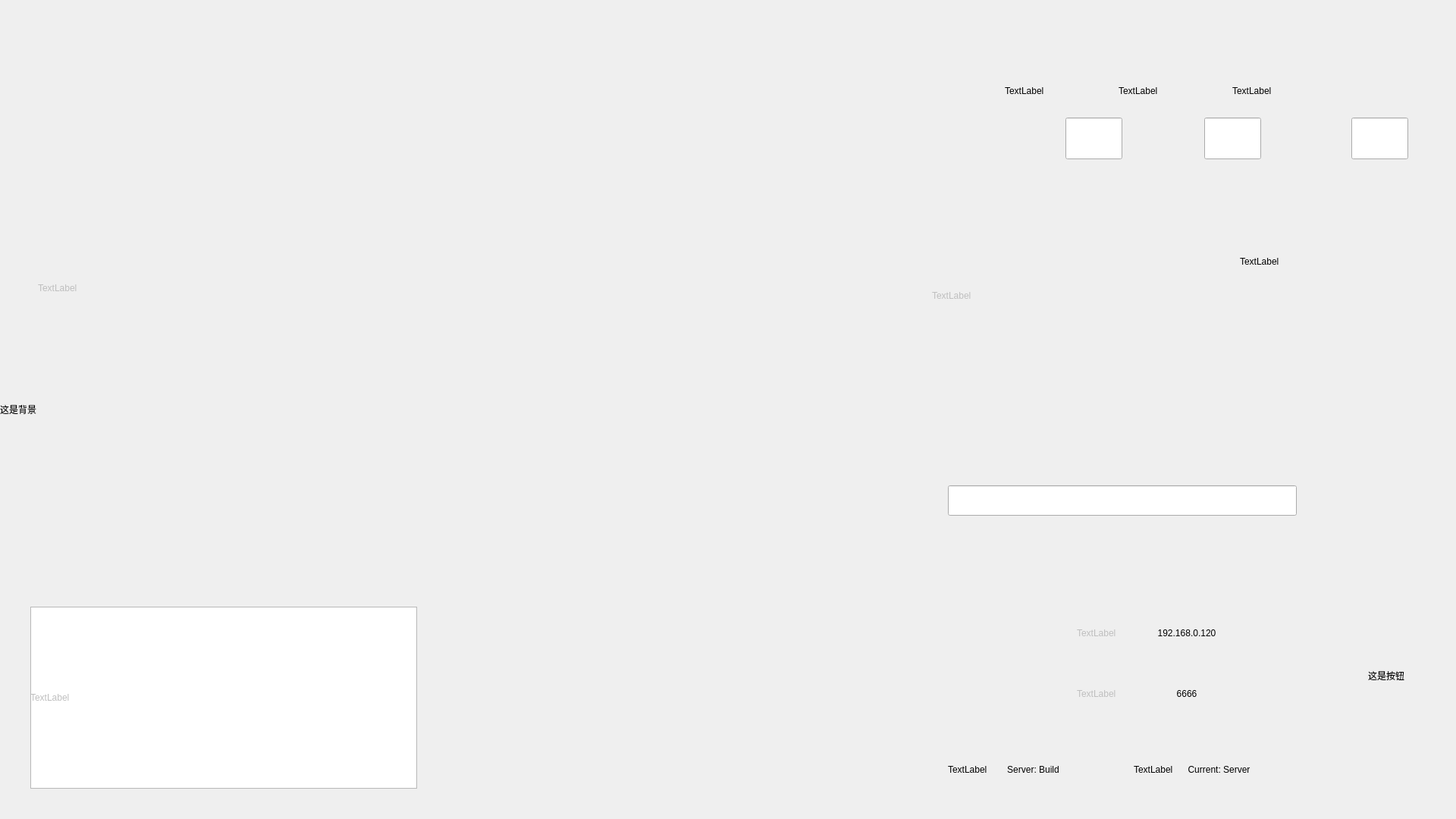
<?xml version="1.0" encoding="UTF-8"?>
<ui version="4.0">
 <class>_AR_UI_Class</class>
 <widget class="QMainWindow" name="_AR_UI_Class">
  <property name="geometry">
   <rect>
    <x>0</x>
    <y>0</y>
    <width>1920</width>
    <height>1080</height>
   </rect>
  </property>
  <property name="minimumSize">
   <size>
    <width>1920</width>
    <height>1080</height>
   </size>
  </property>
  <property name="maximumSize">
   <size>
    <width>1920</width>
    <height>1080</height>
   </size>
  </property>
  <property name="windowTitle">
   <string>监视标准设备套件</string>
  </property>
  <widget class="QWidget" name="centralWidget">
   <widget class="QLabel" name="_AR_UI_BG">
    <property name="geometry">
     <rect>
      <x>0</x>
      <y>0</y>
      <width>1920</width>
      <height>1080</height>
     </rect>
    </property>
    <property name="minimumSize">
     <size>
      <width>1920</width>
      <height>1080</height>
     </size>
    </property>
    <property name="maximumSize">
     <size>
      <width>1920</width>
      <height>1080</height>
     </size>
    </property>
    <property name="text">
     <string>这是背景</string>
    </property>
   </widget>
   <widget class="QPushButton" name="_AR_UI_EXIT">
    <property name="geometry">
     <rect>
      <x>1753</x>
      <y>716</y>
      <width>150</width>
      <height>350</height>
     </rect>
    </property>
    <property name="text">
     <string>这是按钮</string>
    </property>
    <property name="flat">
     <bool>true</bool>
    </property>
   </widget>
   <widget class="QPushButton" name="_AR_UI_CON">
    <property name="geometry">
     <rect>
      <x>1255</x>
      <y>985</y>
      <width>215</width>
      <height>60</height>
     </rect>
    </property>
    <property name="text">
     <string>Server: Build</string>
    </property>
    <property name="flat">
     <bool>true</bool>
    </property>
   </widget>
   <widget class="QPushButton" name="_AR_UI_SERC">
    <property name="geometry">
     <rect>
      <x>1500</x>
      <y>985</y>
      <width>215</width>
      <height>60</height>
     </rect>
    </property>
    <property name="text">
     <string>Current: Server</string>
    </property>
    <property name="flat">
     <bool>true</bool>
    </property>
   </widget>
   <widget class="QPlainTextEdit" name="_AR_UI_INFOVIEW">
    <property name="geometry">
     <rect>
      <x>40</x>
      <y>800</y>
      <width>510</width>
      <height>240</height>
     </rect>
    </property>
    <property name="plainText">
     <string/>
    </property>
   </widget>
   <widget class="QLabel" name="_UI_LABEL_LOC_OF_INFO">
    <property name="enabled">
     <bool>false</bool>
    </property>
    <property name="geometry">
     <rect>
      <x>40</x>
      <y>800</y>
      <width>511</width>
      <height>240</height>
     </rect>
    </property>
    <property name="text">
     <string>TextLabel</string>
    </property>
   </widget>
   <widget class="QPushButton" name="_AR_UI_IP_SELECT_">
    <property name="geometry">
     <rect>
      <x>1420</x>
      <y>805</y>
      <width>290</width>
      <height>60</height>
     </rect>
    </property>
    <property name="text">
     <string>192.168.0.120</string>
    </property>
    <property name="flat">
     <bool>true</bool>
    </property>
   </widget>
   <widget class="QPushButton" name="_AR_UI_PORT_SELECT_">
    <property name="geometry">
     <rect>
      <x>1420</x>
      <y>885</y>
      <width>290</width>
      <height>60</height>
     </rect>
    </property>
    <property name="text">
     <string>6666</string>
    </property>
    <property name="flat">
     <bool>true</bool>
    </property>
   </widget>
   <widget class="QLabel" name="_UI_LABEL_LOC_OF_PORT_">
    <property name="enabled">
     <bool>false</bool>
    </property>
    <property name="geometry">
     <rect>
      <x>1420</x>
      <y>885</y>
      <width>290</width>
      <height>60</height>
     </rect>
    </property>
    <property name="text">
     <string>TextLabel</string>
    </property>
   </widget>
   <widget class="QLabel" name="_UI_LABEL_LOC_OF_IP_">
    <property name="enabled">
     <bool>false</bool>
    </property>
    <property name="geometry">
     <rect>
      <x>1420</x>
      <y>805</y>
      <width>290</width>
      <height>60</height>
     </rect>
    </property>
    <property name="text">
     <string>TextLabel</string>
    </property>
   </widget>
   <widget class="QLabel" name="_AR_UI_L_CON_">
    <property name="geometry">
     <rect>
      <x>1495</x>
      <y>980</y>
      <width>225</width>
      <height>70</height>
     </rect>
    </property>
    <property name="text">
     <string>TextLabel</string>
    </property>
   </widget>
   <widget class="QLabel" name="_AR_UI_L_FUNC_">
    <property name="geometry">
     <rect>
      <x>1250</x>
      <y>980</y>
      <width>225</width>
      <height>70</height>
     </rect>
    </property>
    <property name="text">
     <string>TextLabel</string>
    </property>
   </widget>
   <widget class="QLabel" name="_UI_LABEL_CONFIG_AREA_">
    <property name="enabled">
     <bool>false</bool>
    </property>
    <property name="geometry">
     <rect>
      <x>1229</x>
      <y>80</y>
      <width>680</width>
      <height>620</height>
     </rect>
    </property>
    <property name="text">
     <string>TextLabel</string>
    </property>
   </widget>
   <widget class="QLineEdit" name="_AR_UI_SAMPLE_ADCNUM_">
    <property name="geometry">
     <rect>
      <x>1405</x>
      <y>155</y>
      <width>75</width>
      <height>55</height>
     </rect>
    </property>
   </widget>
   <widget class="QLineEdit" name="_AR_UI_SAMPLE_CHIRPS_">
    <property name="geometry">
     <rect>
      <x>1588</x>
      <y>155</y>
      <width>75</width>
      <height>55</height>
     </rect>
    </property>
   </widget>
   <widget class="QLineEdit" name="_AR_UI_SAMPLE_FRAMES_">
    <property name="geometry">
     <rect>
      <x>1782</x>
      <y>155</y>
      <width>75</width>
      <height>55</height>
     </rect>
    </property>
   </widget>
   <widget class="QPushButton" name="_AR_UI_SAMPLE_RECORD_">
    <property name="geometry">
     <rect>
      <x>1730</x>
      <y>630</y>
      <width>160</width>
      <height>60</height>
     </rect>
    </property>
    <property name="text">
     <string/>
    </property>
    <property name="flat">
     <bool>true</bool>
    </property>
   </widget>
   <widget class="QLineEdit" name="_AR_UI_SAMPLE_SAVEPATH_">
    <property name="geometry">
     <rect>
      <x>1250</x>
      <y>640</y>
      <width>460</width>
      <height>40</height>
     </rect>
    </property>
   </widget>
   <widget class="QPushButton" name="_AR_UI_SAMPLE_CHANGEPATH_">
    <property name="geometry">
     <rect>
      <x>1240</x>
      <y>630</y>
      <width>480</width>
      <height>60</height>
     </rect>
    </property>
    <property name="text">
     <string/>
    </property>
    <property name="flat">
     <bool>true</bool>
    </property>
   </widget>
   <widget class="QLabel" name="_UI_LABEL_CURVE_AREA_">
    <property name="enabled">
     <bool>false</bool>
    </property>
    <property name="geometry">
     <rect>
      <x>50</x>
      <y>80</y>
      <width>1100</width>
      <height>600</height>
     </rect>
    </property>
    <property name="text">
     <string>TextLabel</string>
    </property>
   </widget>
   <widget class="QPushButton" name="_AR_TX1_ENABLE_">
    <property name="geometry">
     <rect>
      <x>1325</x>
      <y>100</y>
      <width>70</width>
      <height>40</height>
     </rect>
    </property>
    <property name="text">
     <string/>
    </property>
    <property name="flat">
     <bool>true</bool>
    </property>
   </widget>
   <widget class="QPushButton" name="_AR_TX2_ENABLE">
    <property name="geometry">
     <rect>
      <x>1475</x>
      <y>100</y>
      <width>70</width>
      <height>40</height>
     </rect>
    </property>
    <property name="text">
     <string/>
    </property>
    <property name="flat">
     <bool>true</bool>
    </property>
   </widget>
   <widget class="QPushButton" name="_AR_TX3_ENABLE">
    <property name="geometry">
     <rect>
      <x>1625</x>
      <y>100</y>
      <width>70</width>
      <height>40</height>
     </rect>
    </property>
    <property name="text">
     <string/>
    </property>
    <property name="flat">
     <bool>true</bool>
    </property>
   </widget>
   <widget class="QLabel" name="_AR_TX1_ENABLE_LABEL_">
    <property name="geometry">
     <rect>
      <x>1325</x>
      <y>100</y>
      <width>70</width>
      <height>40</height>
     </rect>
    </property>
    <property name="text">
     <string>TextLabel</string>
    </property>
   </widget>
   <widget class="QLabel" name="_AR_TX2_ENABLE_LABEL_">
    <property name="geometry">
     <rect>
      <x>1475</x>
      <y>100</y>
      <width>70</width>
      <height>40</height>
     </rect>
    </property>
    <property name="text">
     <string>TextLabel</string>
    </property>
   </widget>
   <widget class="QLabel" name="_AR_TX3_ENABLE_LABEL_">
    <property name="geometry">
     <rect>
      <x>1625</x>
      <y>100</y>
      <width>70</width>
      <height>40</height>
     </rect>
    </property>
    <property name="text">
     <string>TextLabel</string>
    </property>
   </widget>
   <widget class="QPushButton" name="_AR_UI_CON_STATUS_">
    <property name="geometry">
     <rect>
      <x>1240</x>
      <y>240</y>
      <width>370</width>
      <height>170</height>
     </rect>
    </property>
    <property name="text">
     <string/>
    </property>
    <property name="flat">
     <bool>true</bool>
    </property>
   </widget>
   <widget class="QPushButton" name="_AR_UI_CURV_BUTTON_">
    <property name="geometry">
     <rect>
      <x>30</x>
      <y>90</y>
      <width>1160</width>
      <height>600</height>
     </rect>
    </property>
    <property name="text">
     <string/>
    </property>
    <property name="flat">
     <bool>true</bool>
    </property>
   </widget>
   <widget class="QStackedWidget" name="_AR_UI_CURV_VIEW_">
    <property name="geometry">
     <rect>
      <x>20</x>
      <y>80</y>
      <width>1170</width>
      <height>620</height>
     </rect>
    </property>
   </widget>
   <widget class="QPushButton" name="_AR_TELE_ENABLE_">
    <property name="geometry">
     <rect>
      <x>1635</x>
      <y>290</y>
      <width>240</width>
      <height>110</height>
     </rect>
    </property>
    <property name="text">
     <string/>
    </property>
    <property name="flat">
     <bool>true</bool>
    </property>
   </widget>
   <widget class="QLabel" name="_AR_TELE_ENABLE_LABEL_">
    <property name="geometry">
     <rect>
      <x>1635</x>
      <y>290</y>
      <width>240</width>
      <height>110</height>
     </rect>
    </property>
    <property name="text">
     <string>TextLabel</string>
    </property>
   </widget>
   <zorder>_AR_UI_BG</zorder>
   <zorder>_AR_UI_EXIT</zorder>
   <zorder>_AR_UI_INFOVIEW</zorder>
   <zorder>_UI_LABEL_LOC_OF_INFO</zorder>
   <zorder>_AR_UI_IP_SELECT_</zorder>
   <zorder>_AR_UI_PORT_SELECT_</zorder>
   <zorder>_UI_LABEL_LOC_OF_PORT_</zorder>
   <zorder>_UI_LABEL_LOC_OF_IP_</zorder>
   <zorder>_AR_UI_L_FUNC_</zorder>
   <zorder>_AR_UI_L_CON_</zorder>
   <zorder>_AR_UI_SERC</zorder>
   <zorder>_AR_UI_CON</zorder>
   <zorder>_UI_LABEL_CONFIG_AREA_</zorder>
   <zorder>_AR_UI_SAMPLE_ADCNUM_</zorder>
   <zorder>_AR_UI_SAMPLE_CHIRPS_</zorder>
   <zorder>_AR_UI_SAMPLE_FRAMES_</zorder>
   <zorder>_AR_UI_SAMPLE_RECORD_</zorder>
   <zorder>_AR_UI_SAMPLE_SAVEPATH_</zorder>
   <zorder>_AR_UI_SAMPLE_CHANGEPATH_</zorder>
   <zorder>_UI_LABEL_CURVE_AREA_</zorder>
   <zorder>_AR_TX1_ENABLE_LABEL_</zorder>
   <zorder>_AR_TX2_ENABLE_LABEL_</zorder>
   <zorder>_AR_TX3_ENABLE_LABEL_</zorder>
   <zorder>_AR_TX3_ENABLE</zorder>
   <zorder>_AR_TX2_ENABLE</zorder>
   <zorder>_AR_TX1_ENABLE_</zorder>
   <zorder>_AR_UI_CON_STATUS_</zorder>
   <zorder>_AR_UI_CURV_VIEW_</zorder>
   <zorder>_AR_UI_CURV_BUTTON_</zorder>
   <zorder>_AR_TELE_ENABLE_LABEL_</zorder>
   <zorder>_AR_TELE_ENABLE_</zorder>
  </widget>
 </widget>
 <layoutdefault spacing="6" margin="11"/>
 <resources>
  <include location="_AR_UI_.qrc"/>
 </resources>
 <connections/>
</ui>
